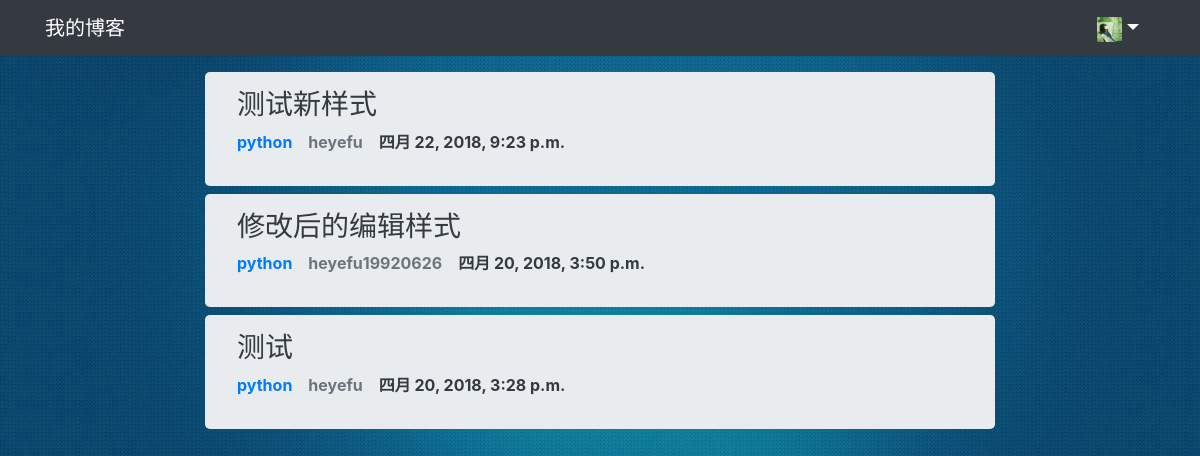
The app's page / (signed in) with its own data.
### users/models.py (models this page shows)
class MyUser(AbstractUser):
    head_portrait = models.CharField(max_length=100)

### blog/models.py (models this page shows, shortened)
class Article(models.Model):
    title = models.CharField(max_length=100)
    body = models.TextField()
    category = models.ForeignKey(Category, on_delete=models.CASCADE)
    created_time = models.DateTimeField(auto_now_add=True)
    modified_time = models.DateTimeField(auto_now=True)
    author = models.ForeignKey(User, on_delete=models.CASCADE)
    tags = models.ManyToManyField(Tag)

class Category(models.Model):
    name = models.CharField(max_length=100)
    def __str__(self):
        return self.name

### blog/views.py (the view)
# urls.py: path('', views.index, name="index"),
def index(request):
    articles = Article.objects.all().order_by('-created_time')
    context = {'articles': articles}
    return render(request, 'blog/index.html', context)

### blog/templates/blog/index.html
{% extends 'blog/base.html' %}
{% load i18n %}
{% load static %}
{% block content %}
<div class="row">
    <div class="col-md-2">
    </div>
    <div class="col-md-8">
        {% for article in articles %}
            <div class="jumbotron jumbotron-articles">
                <h3><a href="{% url 'blog:article_details' article.id %}" class="a-text a-hover">{{ article.title }}</a></h3>
                <dl class="list-articles">
                    <dt><a class="a-hover" href="#">{{ article.category }}</a></dt>
                    <dt><a class="text-secondary a-hover" href="#">{{ article.author }}</a></dt>
                    <dt><a href="#" class="text-dark a-hover">{{ article.created_time }}</a></dt>
                </dl>
            </div>
        {% endfor %}
    </div>
</div>
{% endblock content %}

### blog/templates/blog/base.html (shortened to what this page needs)
{% load i18n %}
{% load static %}
<!doctype html>
<html lang="en">
    <head>
        <link rel="stylesheet" href="{% static 'bootstrap4/css/bootstrap.min.css' %}">
        <link rel="stylesheet" href="{% static 'css/index.css' %}">
    </head>
    <body>
        <header>
            <nav class="navbar navbar-expand-sm navbar-dark bg-dark fixed-top">
            <div class="container">
                <div class="navbar-header">
                    <a class="navbar-brand" href="{% url 'blog:index' %}">{% trans 'Myblog' %}</a>
                </div>
                <div id="navbar" class="collapse navbar-collapse justify-content-end">
                    <ul class="navbar-nav">
                        {% if user.is_authenticated %}
                        <li class="nav-item dropdown">
                            {% if user.head_portrait %}
                            <a class="navbar-brand dropdown-toggle" href="#" id="setting" role="button" data-toggle="dropdown" aria-haspopup="true" aria-expanded="false"><img class="nav-head-image" src="{{ user.head_portrait }}"></a>
                            {% else %}
                            <a class="nav-link dropdown-toggle" href="#" id="setting" role="button" data-toggle="dropdown" aria-haspopup="true" aria-expanded="false">{{ user.username }}</a>
                            {% endif %}
                        </li>
                        {% endif %}
                    </ul>
                </div>
            </div>
        </nav>
        </header>
        <main role="main">
                    {% block content %}{% endblock content %}
        </main>
    </body>
</html>

### blog/static/css/index.css (style rules this page uses)
html,body { min-height: 100%; width: 100% height: 100%; margin: 0; padding: 0; }
body { background: url("../img/bg-1.jpg") no-repeat; background-size: 100% 100%; margin-bottom: 35px; background-attachment: scroll; overflow-x: hidden; }
main { margin-top: 4rem; }
.a-text { color: #343a40; }
.jumbotron-articles { margin: 0.5rem 0; padding: 1rem 2rem; }
.list-articles { display: flex; }
.list-articles dt { margin-right: 1rem; }
.nav-head-image { height: 25px; width: 25px; }

### records on screen
MyUser: head_portrait (picture)
Article: title "测试新样式", category "python", author "heyefu", created_time "四月 22, 2018, 9:23 p.m."
Article: title "修改后的编辑样式", category "python", author "heyefu19920626", created_time "四月 20, 2018, 3:50 p.m."
Article: title "测试", category "python", author "heyefu", created_time "四月 20, 2018, 3:28 p.m."
